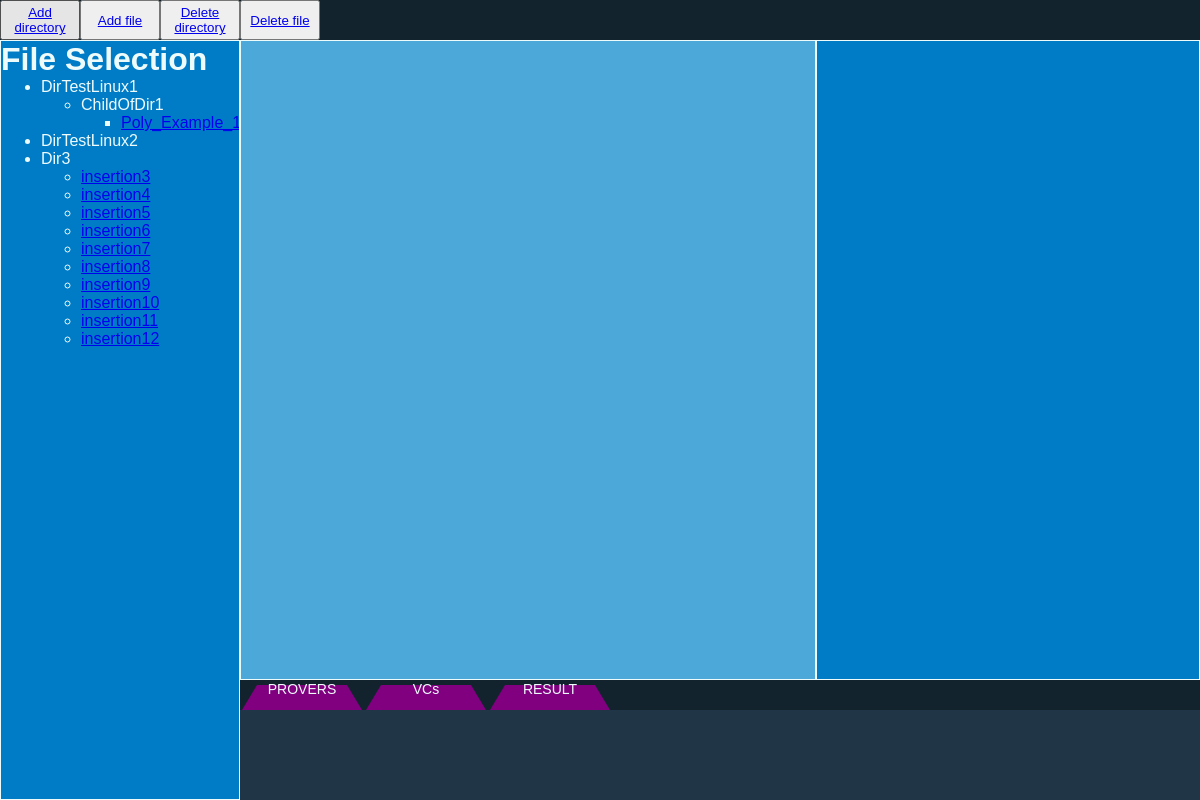
/aplikacja/, run on an earlier commit of the app's database.
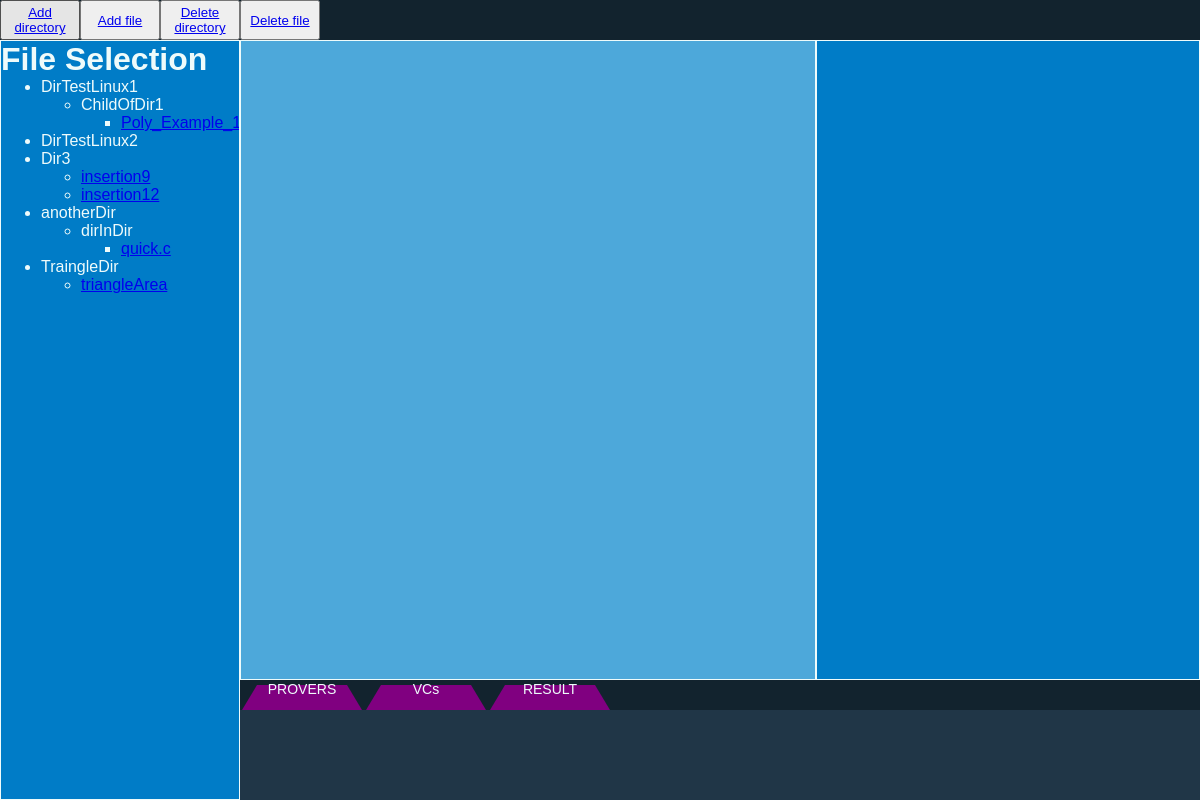
And on a later commit of the database.
### aplikacja/models.py (models this page shows)
class Directory(models.Model):
    name = models.CharField(max_length=100, blank=False, primary_key=True, unique=True)
    description = models.CharField(max_length=1000, blank=True)
    creation_date = models.DateTimeField('date of creation', blank=False)
    owner = models.ForeignKey(User, on_delete=models.CASCADE, blank=False)
    availability = models.BooleanField(blank=False)
    parent = models.ForeignKey("self", on_delete=models.CASCADE, blank=True, null=True)
    timestamp = models.DateTimeField('last modified', blank=True, default=timezone.now())
    validity = models.BooleanField(blank=False, default=True)

class File(models.Model):
    name = models.CharField(max_length=100, blank=False, primary_key=True, unique=True)
    description = models.CharField(max_length=1000, blank=True)
    creation_date = models.DateTimeField('date of creation', blank=False)
    owner = models.ForeignKey(User, on_delete=models.CASCADE, blank=False)
    availability = models.BooleanField(blank=False)
    parent = models.ForeignKey(Directory, on_delete=models.CASCADE)
    timestamp = models.DateTimeField('last modified', blank=True, default=timezone.now())
    validity = models.BooleanField(blank=False, default=True)
    blob = models.FileField(null=True)
    summary = models.TextField(null=True)

### aplikacja/views.py (the view)
# urls.py: path('', views.index, name='index'),
def index(request):
    context = {
        'directory_list': Directory.objects.filter(availability=True),
        'file_list': File.objects.filter(availability=True)
    }
    return render(request, 'aplikacja/index.html', context)

### aplikacja/templates/aplikacja/index.html (shortened to what this page needs)
{%  load static %}
<link rel="stylesheet" type="text/css" href="{% static 'aplikacja/projekt_1.css' %}">
<!DOCTYPE html>
<html lang="en-US" dir="ltr">
<head>
</head>
<body>
	<div class="main">
    	<div class="menu">
        	<button class="menuButton">
                <a href="../../add_dir/">Add directory</a>
            </button>
            <button class="menuButton">
                <a href="../../add_file/">Add file</a>
            </button>
            <button class="menuButton">
                <a href="../../delete_dir/">Delete directory</a>
            </button>
            <button class="menuButton">
                <a href="../../delete_file/">Delete file</a>
            </button>
    	</div>
    	<div class="fileselection pole_docelowe">
            {% include 'aplikacja/fileselection.html' %}
    	</div>
		<div class="reszta">
			<div class="textfield pole_docelowe">
	    	</div>
			<div class="focus pole_docelowe">
            </div>
		</div>
		<div class="tab-wszystko">
			<div class="tab">
	  			<button class="trapezoid" onclick="openTab(event, 'tab1')">PROVERS</button>
  				<button class="trapezoid" onclick="openTab(event, 'tab2')">VCs</button>
  				<button class="trapezoid" onclick="openTab(event, 'tab3')">RESULT</button>
			</div>
		</div>
	</div>
</body>
</html>

### aplikacja/templates/aplikacja/fileselection.html
<h1>File Selection</h1>
  {% if directory_list %}
  <ul>
    {%for directory in directory_list %}
        {% if directory.parent == NULL %}
            {%include "aplikacja/tree_view_template.html" %}
        {% endif %}
    {%endfor%}
  </ul>
  {% else %}
    <p>There are no directories.</p>
  {% endif %}

### aplikacja/templates/aplikacja/tree_view_template.html
<li>
    {{directory.name}}
        <ul>
            {%for file in file_list %}
                {% if file.parent == directory %}
                    <li>
                        <a href="../../../aplikacja/detail/{{ file.name }}/">{{ file.name }}</a>
                    </li>
                {% endif %}
            {%endfor%}
        </ul>
    <ul>
     {%for ch in directory_list %}
         {% if ch.parent == directory %}
          {%with directory=ch template_name="aplikacja/tree_view_template.html" %}
               {%include template_name%}
          {%endwith%}
         {% endif %}
     {%endfor%}
     </ul>
</li>

### aplikacja/static/aplikacja/projekt_1.css (style rules this page uses)
:root { --focus_color: #007CC7; --menu_bar_color: #12232E; --text_field_color: #4DA8DA; --file_selection_color: #007CC7; --tab_bar_color: #12232E; --tab_field_color: #203647; --text_color: #EEFBFB; }
body { font-family: Arial; color: var(--text_color); }
* { margin: 0; outline: none; }
button { color: var(--text_color); }
.trapezoid { border-color: purple; border-bottom: 25px solid purple; border-left: 15px solid transparent; border-right: 15px solid transparent; border-top: 0 transparent; height: 100%; background-color: inherit; float: left; width: 120px; outline: none; cursor: pointer; transition: 0.3s; font-size: 14px; margin-left: 2px; margin-right: 2px; }
.pole_docelowe { overflow: auto; box-sizing: border-box; border-style: solid; border-width: 1px; }
.main { position: absolute; top: 0; bottom: 0; width: 100%; padding: 0; background-color: red; }
.menu { height: 5%; min-height: 25px; width: 100%; padding: 0; text-align: center; font-size: 20px; background-color: var(--menu_bar_color); }
.menuButton { height: 100%; width: 80px; float: left; }
.fileselection { float: left; width: 20%; height: 95%; background-color: var(--file_selection_color); overflow: auto; }
.reszta { float: right; width: 80%; height: 80%; min-height: 125px; }
.textfield { float: left; width: 60%; height: 100%; min-height: 125px; background-color: var(--text_field_color); padding-left: 10px; overflow: auto; }
.focus { float: right; height: 100%; width: 40%; background-color: var(--focus_color); }
.tab-wszystko { float: right; width: 80%; height: 15%; min-height: 75px; background-color: var(--tab_field_color); overflow: auto; }
.tab { margin: 0; float: right; width: 100%; height: 30px; background-color: var(--tab_bar_color); }
.tab button { background-color: inherit; float: left; height: 100%; outline: none; cursor: pointer; transition: 0.3s; font-size: 14px; }

What changed in the data, as far as the page shows it:
changed Directory "Dir3": loses File (name "insertion3"); loses File (name "insertion4"); loses File (name "insertion5"); loses File (name "insertion6"); loses File (name "insertion7"); loses File (name "insertion8"); loses File (name "insertion10"); loses File (name "insertion11")
added Directory: name "anotherDir", shown under "File Selection"
added Directory: name "dirInDir", shown under "anotherDir"
added File: name "quick.c", shown under "dirInDir"
added Directory: name "TraingleDir", shown under "File Selection"
added File: name "triangleArea", shown under "TraingleDir"
